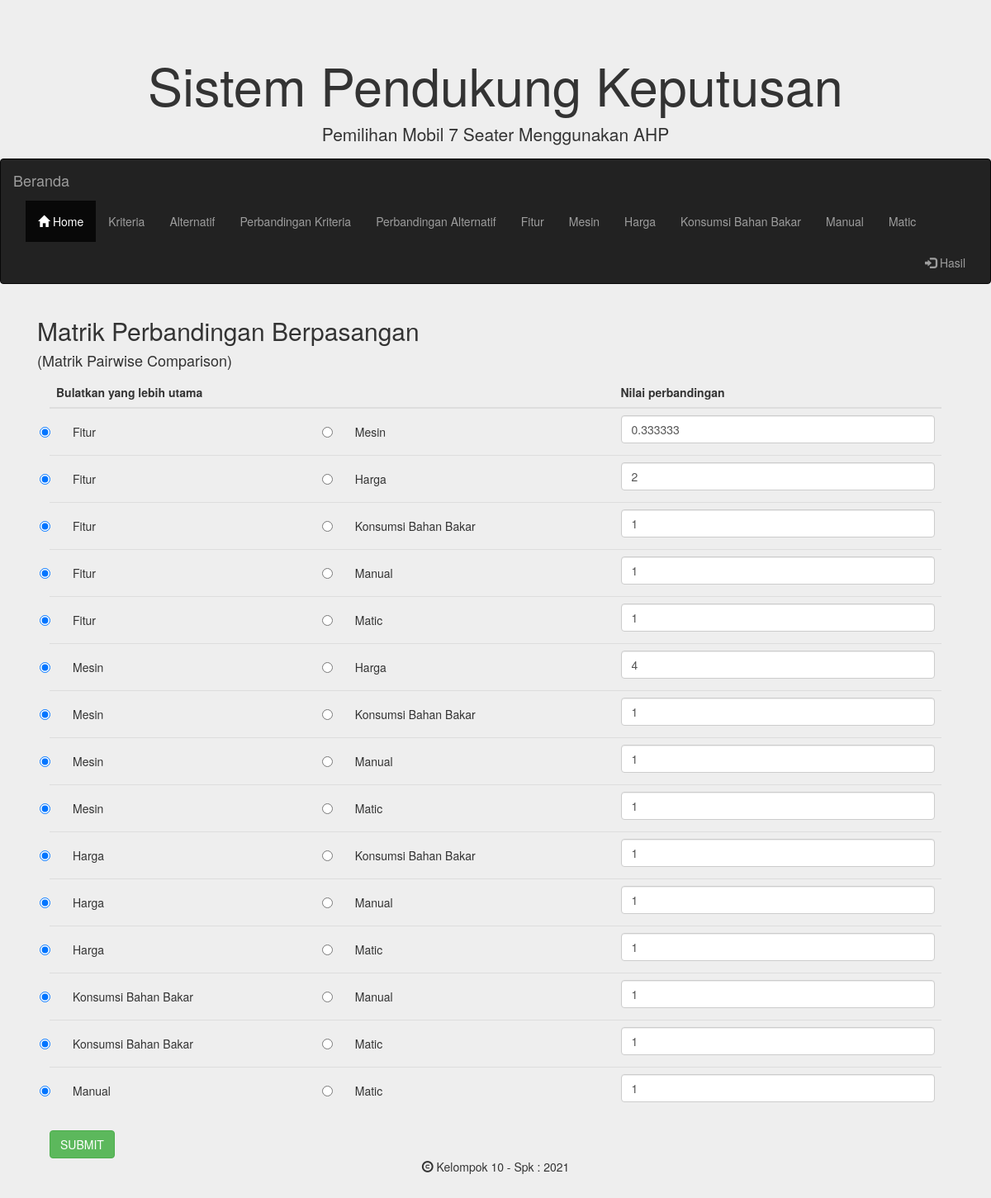
Page /bobot_kriteria.php on the committed database.
### tables this page shows
CREATE TABLE `perbandingan_kriteria` (
  `id` int(11) NOT NULL,
  `kriteria1` int(11) NOT NULL,
  `kriteria2` int(11) NOT NULL,
  `nilai` float NOT NULL
);

### config.php (called while the page is built, shortened)
<?php
	$database = 'tugas_ahp';
?>

### fungsi.php (the view, shortened to what this page needs)
<?php
function getKriteriaID($no_urut) {
	include('config.php');
	$query  = "SELECT id FROM kriteria ORDER BY id";
	$result = mysqli_query($koneksi, $query);
	while ($row = mysqli_fetch_array($result)) {
		$listID[] = $row['id'];
	}
	return $listID[($no_urut)];
}
function getKriteriaNama($no_urut) {
	include('config.php');
	$query  = "SELECT nama FROM kriteria ORDER BY id";
	$result = mysqli_query($koneksi, $query);
	while ($row = mysqli_fetch_array($result)) {
		$nama[] = $row['nama'];
	}
	return $nama[($no_urut)];
}
function getJumlahAlternatif() {
	include('config.php');
	$query  = "SELECT count(*) FROM alternatif";
	$result = mysqli_query($koneksi, $query);
	while ($row = mysqli_fetch_array($result)) {
		$jmlData = $row[0];
	}
	return $jmlData;
}
function getJumlahKriteria() {
	include('config.php');
	$query  = "SELECT count(*) FROM kriteria";
	$result = mysqli_query($koneksi, $query);
	while ($row = mysqli_fetch_array($result)) {
		$jmlData = $row[0];
	}
	return $jmlData;
}
function getNilaiPerbandinganKriteria($kriteria1,$kriteria2) {
	include('config.php');
	$id_kriteria1 = getKriteriaID($kriteria1);
	$id_kriteria2 = getKriteriaID($kriteria2);
	$query  = "SELECT nilai FROM perbandingan_kriteria WHERE kriteria1 = $id_kriteria1 AND kriteria2 = $id_kriteria2";
	$result = mysqli_query($koneksi, $query);
	if (mysqli_num_rows($result)==0) {
		$nilai = 1;
	} else {
		while ($row = mysqli_fetch_array($result)) {
			$nilai = $row['nilai'];
		}
	}
	return $nilai;
}
function showTabelPerbandingan($jenis,$kriteria) {
	include('config.php');
	if ($kriteria == 'kriteria') {
		$n = getJumlahKriteria();
	} else {
		$n = getJumlahAlternatif();
	}
	$query = "SELECT nama FROM $kriteria ORDER BY id";
	$result	= mysqli_query($koneksi, $query);
	while ($row = mysqli_fetch_array($result)) {
		$pilihan[] = $row['nama'];
	}
	?>
	<div class="container">
	<form action="proses.php" method="post">
	<table class="table">
		<thead>
			<tr>
				<th colspan="2">Bulatkan yang lebih utama</th>
				<th>Nilai perbandingan</th>
			</tr>
		</thead>
		<tbody>
			<?php
			$urut = 0;
			for ($x=0; $x <= ($n - 2); $x++) {
				for ($y=($x+1); $y <= ($n - 1) ; $y++) {
					$urut++;
			?>
			<tr>
				<td>
					<div class="radio">
							<input name="pilih<?php echo $urut?>" value="1" checked="" type="radio">
							<label><?php echo $pilihan[$x]; ?></label>
						</div>
				</td>
				<td>
					<div class="radio">
							<input name="pilih<?php echo $urut?>" value="2" type="radio">
							<label><?php echo $pilihan[$y]; ?></label>
						</div>
				</td>
				<td>
	<?php
	if ($kriteria == 'kriteria') {
		$nilai = getNilaiPerbandinganKriteria($x,$y);
	} else {
		$nilai = getNilaiPerbandinganAlternatif($x,$y,($jenis-1));
	}
	?>
						<input type="text" class="form-control" name="bobot<?php echo $urut?>" value="<?php echo $nilai?>" required>
					</div>
				</td>
			</tr>
			<?php
		}
	}
	?>
	<input class="btn btn-success" type="submit" name="submit" value="SUBMIT">
	<?php
}
?>

### rows in the picture
perbandingan_kriteria: nilai "0.333333"
perbandingan_kriteria: nilai "2"
perbandingan_kriteria: nilai "4"

### other values in the picture
getKriteriaNama($i) "Fitur"
getKriteriaNama($i) "Mesin"
getKriteriaNama($i) "Harga"
getKriteriaNama($i) "Konsumsi Bahan Bakar"
getKriteriaNama($i) "Manual"
getKriteriaNama($i) "Matic"
$pilihan[$x] "Fitur"
$pilihan[$y] "Mesin"
$pilihan[$y] "Harga"
$pilihan[$y] "Konsumsi Bahan Bakar"
$pilihan[$y] "Manual"
$pilihan[$y] "Matic"
$pilihan[$x] "Mesin"
$pilihan[$x] "Harga"
$pilihan[$x] "Konsumsi Bahan Bakar"
